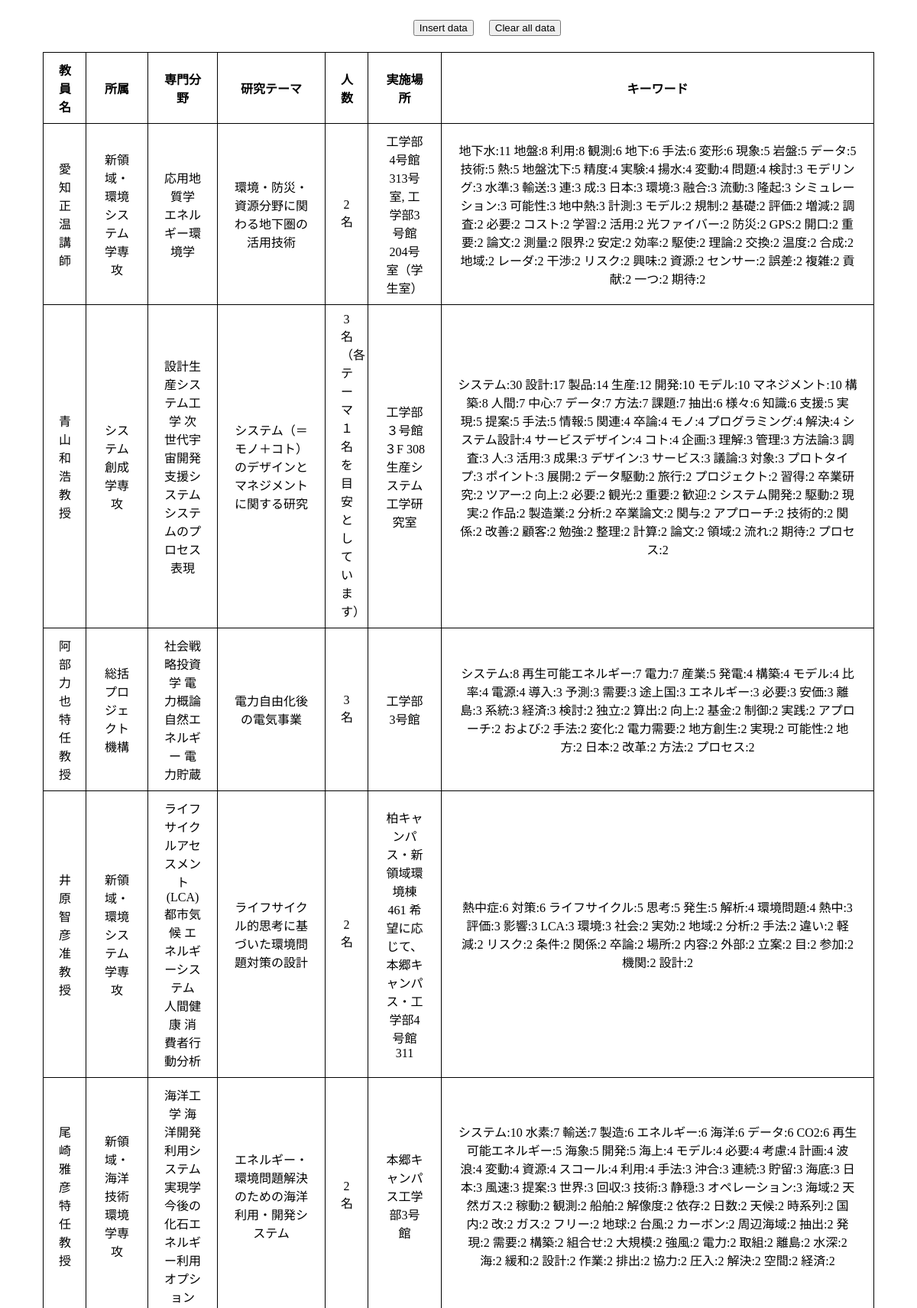
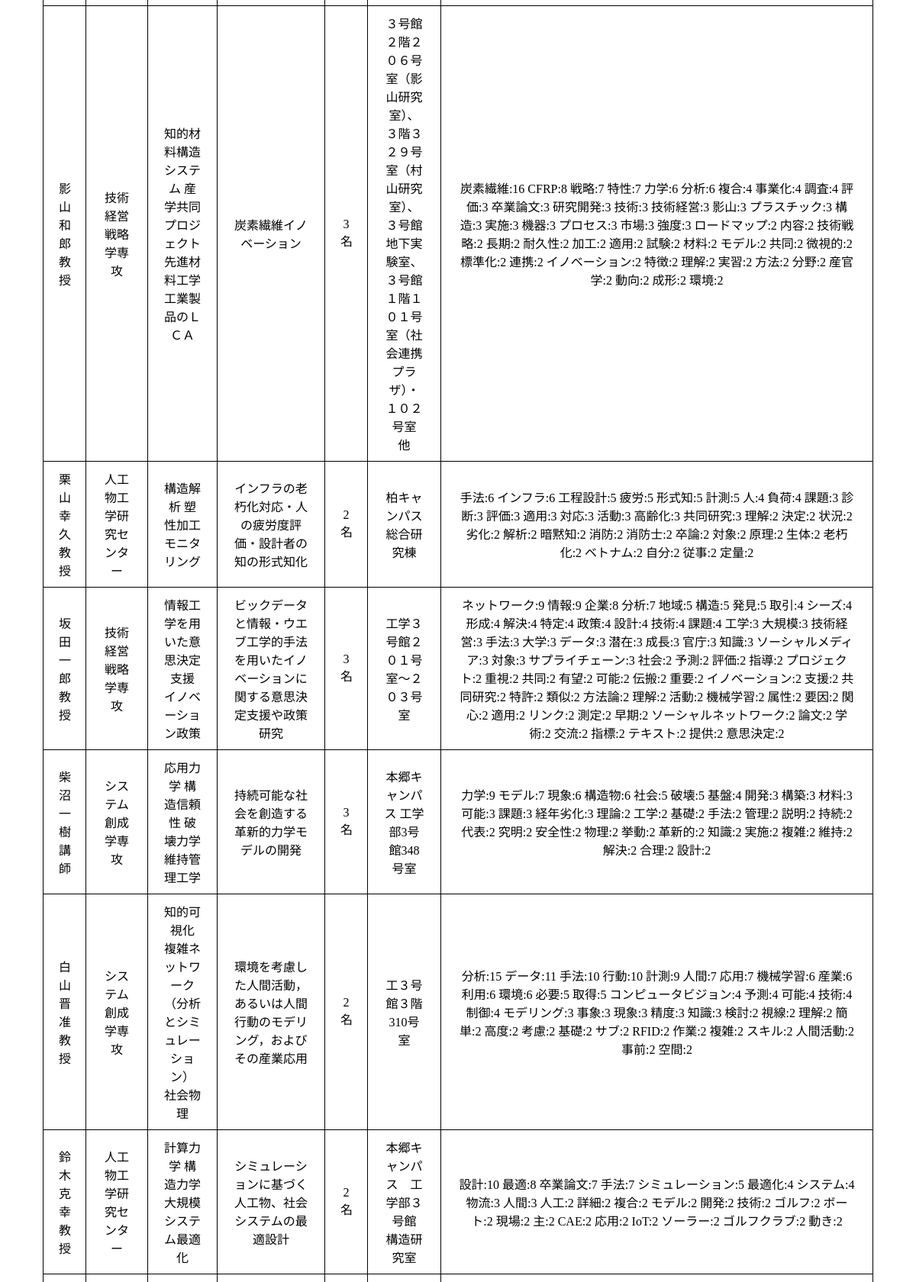
The app's page /db (upper part) with its own data (2 pictures, top to bottom).
### tables this page shows
CREATE TABLE teachers(
  id integer primary key autoincrement,
  name text,
  affiliation text, --所属
  specialized_field text, --専門分野
  research_theme text, --研究テーマ
  number_of_people text, --標準受け入れ人数
  place text, --実施場所
  keywords text
);

### main.py (the view)
@app.route("/db")
def db_show():
    cur = g.db.execute('select name, affiliation, specialized_field, research_theme, number_of_people, place, keywords from teachers') # ここ忘れがち．．
    table = [dict(name=row[0], affiliation=row[1], specialized_field=row[2], research_theme=row[3], number_of_people=row[4], place=row[5], keywords=row[6]) for row in cur.fetchall()]
    return render_template('db.html', teachers_table = table)

### main.py (called while the page is built)
def connect_db():
    return sqlite3.connect(app.config['DATABASE'])

@app.before_request
def before_request():
    g.db = connect_db() # g：とりあえず全てを格納する変数．データベースのコネクションやログインしてるユーザ情報など．

@app.teardown_request
def teardown_request(exception):
    db = getattr(g, "db", None)
    if db is not None:
        db.close()

### templates/db.html (shortened to what this page needs)
<!DOCTYPE html>
<html lang="ja">
<head>
    <link rel="stylesheet" href="{{ url_for('static', filename='db.css') }}">
</head>
<body>
    <br>
    <form action="{{ url_for('db_insert') }}" method="post" id = "insert">
        <input type="submit" value="Insert data">
    </form>
    <form action="{{ url_for('delete') }}" method="post" id="delete">
        <input type="submit" value="Clear all data">
    </form>
    <br>
    <table>
        <tr>
            <th width="15">教員名</th>
            <th width="40">所属</th>
            <th width="50">専門分野</th>
            <th width="100">研究テーマ</th>
            <th width="15">人数</th>
            <th width="55">実施場所</th>
            <th id = "keywords" width="525">キーワード</th>
    　   </tr>
        {% for row in teachers_table %}
        <tr>
            <td>{{ row.name }}</td>
            <td>{{ row.affiliation }}</td>
            <td>{{ row.specialized_field }}</td>
            <td>{{ row.research_theme }}</td>
            <td>{{ row.number_of_people }}</td>
            <td>{{ row.place }}</td>
            <td>{{ row.keywords }}</td>
        <tr>
        {% endfor %}
    </table>
    <br>
    <br>
    <br>
    <br>
    <br>
</body>
</html>

### static/db.css (style rules this page uses)
body { text-align: center; background-position: center center; }
table { border-collapse:collapse; width:800px; table-layout: fixed; margin: auto; text-align: center justify; }
table, th, td { border: 1px solid black; padding: 10px 20px; }
#insert { float:left; margin-left:45%; }
#delete { float:left; margin-left:20px; }

### records on screen
teachers: name "愛知 正温 講師", affiliation "新領域・環境システム学専攻", specialized_field "応用地質学 エネルギー環境学", research_theme "環境・防災・資源分野に関わる地下圏の活用技術", number_of_people "2名", place "工学部4号館313号室, 工学部3号館204号室（学生室）", keywords "地下水:11 地盤:8 利用:8 観測:6 地下:6 手法:6 変形:6 現象:5 岩盤:5 データ:5 技術:5 熱:5 地盤沈下:5 精度:4 実験:4 揚水:4 変動:4 問題:4 検討:3 モデリング:3 水準:3 輸送:3 連:3 成:3 日本:3 環境:3 融合:3 流動:3 隆起:3 シミュレーション:3 可能性:3 地中熱:3 計測:3 モデル:2 規制:2 基礎:2 評価:2 増減:2 調査:2 必要:2 コスト:2 学習:2 活用:2 光ファイバー:2 防災:2 GPS:2 開口:2 重要:2 論文:2 測量:2 限界:2 安定:2 効率:2 駆使:2 理論:2 交換:2 温度:2 合成:2 地域:2 レーダ:2 干渉:2 リスク:2 興味:2 資源:2 センサー:2 誤差:2 複雑:2 貢献:2 一つ:2 期待:2"
teachers: name "青山 和浩 教授", affiliation "システム創成学専攻", specialized_field "設計生産システム工学 次世代宇宙開発支援システム システムのプロセス表現", research_theme "システム（＝モノ＋コト）のデザインとマネジメントに関する研究", number_of_people "3名（各テーマ１名を目安としています）", place "工学部３号館３F 308 生産システム工学研究室", keywords "システム:30 設計:17 製品:14 生産:12 開発:10 モデル:10 マネジメント:10 構築:8 人間:7 中心:7 データ:7 方法:7 課題:7 抽出:6 様々:6 知識:6 支援:5 実現:5 提案:5 手法:5 情報:5 関連:4 卒論:4 モノ:4 プログラミング:4 解決:4 システム設計:4 サービスデザイン:4 コト:4 企画:3 理解:3 管理:3 方法論:3 調査:3 人:3 活用:3 成果:3 デザイン:3 サービス:3 議論:3 対象:3 プロトタイプ:3 ポイント:3 展開:2 データ駆動:2 旅行:2 プロジェクト:2 習得:2 卒業研究:2 ツアー:2 向上:2 必要:2 観光:2 重要:2 歓迎:2 システム開発:2 駆動:2 現実:2 作品:2 製造業:2 分析:2 卒業論文:2 関与:2 アプローチ:2 技術的:2 関係:2 改善:2 顧客:2 勉強:2 整理:2 計算:2 論文:2 領域:2 流れ:2 期待:2 プロセス:2"
teachers: name "阿部 力也 特任教授", affiliation "総括プロジェクト機構", specialized_field "社会戦略投資学 電力概論 自然エネルギー 電力貯蔵", research_theme "電力自由化後の電気事業", number_of_people "3名", place "工学部3号館", keywords "システム:8 再生可能エネルギー:7 電力:7 産業:5 発電:4 構築:4 モデル:4 比率:4 電源:4 導入:3 予測:3 需要:3 途上国:3 エネルギー:3 必要:3 安価:3 離島:3 系統:3 経済:3 検討:2 独立:2 算出:2 向上:2 基金:2 制御:2 実践:2 アプローチ:2 および:2 手法:2 変化:2 電力需要:2 地方創生:2 実現:2 可能性:2 地方:2 日本:2 改革:2 方法:2 プロセス:2"
teachers: name "井原 智彦 准教授", affiliation "新領域・環境システム学専攻", specialized_field "ライフサイクルアセスメント(LCA) 都市気候 エネルギーシステム 人間健康 消費者行動分析", research_theme "ライフサイクル的思考に基づいた環境問題対策の設計", number_of_people "2名", place "柏キャンパス・新領域環境棟461 希望に応じて、本郷キャンパス・工学部4号館311", keywords "熱中症:6 対策:6 ライフサイクル:5 思考:5 発生:5 解析:4 環境問題:4 熱中:3 評価:3 影響:3 LCA:3 環境:3 社会:2 実効:2 地域:2 分析:2 手法:2 違い:2 軽減:2 リスク:2 条件:2 関係:2 卒論:2 場所:2 内容:2 外部:2 立案:2 目:2 参加:2 機関:2 設計:2"
teachers: name "尾崎 雅彦 特任教授", affiliation "新領域・海洋技術環境学専攻", specialized_field "海洋工学 海洋開発利用システム実現学 今後の化石エネルギー利用オプション", research_theme "エネルギー・環境問題解決のための海洋利用・開発システム", number_of_people "2名", place "本郷キャンパス工学部3号館", keywords "システム:10 水素:7 輸送:7 製造:6 エネルギー:6 海洋:6 データ:6 CO2:6 再生可能エネルギー:5 海象:5 開発:5 海上:4 モデル:4 必要:4 考慮:4 計画:4 波浪:4 変動:4 資源:4 スコール:4 利用:4 手法:3 沖合:3 連続:3 貯留:3 海底:3 日本:3 風速:3 提案:3 世界:3 回収:3 技術:3 静穏:3 オペレーション:3 海域:2 天然ガス:2 稼動:2 観測:2 船舶:2 解像度:2 依存:2 日数:2 天候:2 時系列:2 国内:2 改:2 ガス:2 フリー:2 地球:2 台風:2 カーボン:2 周辺海域:2 抽出:2 発現:2 需要:2 構築:2 組合せ:2 大規模:2 強風:2 電力:2 取組:2 離島:2 水深:2 海:2 緩和:2 設計:2 作業:2 排出:2 協力:2 圧入:2 解決:2 空間:2 経済:2"
teachers: name "影山 和郎 教授", affiliation "技術経営戦略学専攻", specialized_field "知的材料構造システム 産学共同プロジェクト 先進材料工学 工業製品のＬＣＡ", research_theme "炭素繊維イノベーション", number_of_people "3名", place "３号館２階２０６号室（影山研究室）、３階３２９号室（村山研究室）、３号館地下実験室、３号館１階１０１号室（社会連携プラザ）・１０２号室 他", keywords "炭素繊維:16 CFRP:8 戦略:7 特性:7 力学:6 分析:6 複合:4 事業化:4 調査:4 評価:3 卒業論文:3 研究開発:3 技術:3 技術経営:3 影山:3 プラスチック:3 構造:3 実施:3 機器:3 プロセス:3 市場:3 強度:3 ロードマップ:2 内容:2 技術戦略:2 長期:2 耐久性:2 加工:2 適用:2 試験:2 材料:2 モデル:2 共同:2 微視的:2 標準化:2 連携:2 イノベーション:2 特徴:2 理解:2 実習:2 方法:2 分野:2 産官学:2 動向:2 成形:2 環境:2"
teachers: name "栗山 幸久 教授", affiliation "人工物工学研究センター", specialized_field "構造解析 塑性加工 モニタリング", research_theme "インフラの老朽化対応・人の疲労度評価・設計者の知の形式知化", number_of_people "2名", place "柏キャンパス 総合研究棟", keywords "手法:6 インフラ:6 工程設計:5 疲労:5 形式知:5 計測:5 人:4 負荷:4 課題:3 診断:3 評価:3 適用:3 対応:3 活動:3 高齢化:3 共同研究:3 理解:2 決定:2 状況:2 劣化:2 解析:2 暗黙知:2 消防:2 消防士:2 卒論:2 対象:2 原理:2 生体:2 老朽化:2 ベトナム:2 自分:2 従事:2 定量:2"
teachers: name "坂田 一郎 教授", affiliation "技術経営戦略学専攻", specialized_field "情報工学を用いた意思決定支援 イノベーション政策", research_theme "ビックデータと情報・ウエブ工学的手法を用いたイノベーションに関する意思決定支援や政策研究", number_of_people "3名", place "工学３号館２０１号室～２０３号室", keywords "ネットワーク:9 情報:9 企業:8 分析:7 地域:5 構造:5 発見:5 取引:4 シーズ:4 形成:4 解決:4 特定:4 政策:4 設計:4 技術:4 課題:4 工学:3 大規模:3 技術経営:3 手法:3 大学:3 データ:3 潜在:3 成長:3 官庁:3 知識:3 ソーシャルメディア:3 対象:3 サプライチェーン:3 社会:2 予測:2 評価:2 指導:2 プロジェクト:2 重視:2 共同:2 有望:2 可能:2 伝搬:2 重要:2 イノベーション:2 支援:2 共同研究:2 特許:2 類似:2 方法論:2 理解:2 活動:2 機械学習:2 属性:2 要因:2 関心:2 適用:2 リンク:2 測定:2 早期:2 ソーシャルネットワーク:2 論文:2 学術:2 交流:2 指標:2 テキスト:2 提供:2 意思決定:2"
teachers: name "柴沼 一樹 講師", affiliation "システム創成学専攻", specialized_field "応用力学 構造信頼性 破壊力学 維持管理工学", research_theme "持続可能な社会を創造する革新的力学モデルの開発", number_of_people "3名", place "本郷キャンパス 工学部3号館348号室", keywords "力学:9 モデル:7 現象:6 構造物:6 社会:5 破壊:5 基盤:4 開発:3 構築:3 材料:3 可能:3 課題:3 経年劣化:3 理論:2 工学:2 基礎:2 手法:2 管理:2 説明:2 持続:2 代表:2 究明:2 安全性:2 物理:2 挙動:2 革新的:2 知識:2 実施:2 複雑:2 維持:2 解決:2 合理:2 設計:2"
teachers: name "白山 晋 准教授", affiliation "システム創成学専攻", specialized_field "知的可視化 複雑ネットワーク（分析とシミュレーション） 社会物理", research_theme "環境を考慮した人間活動，あるいは人間行動のモデリング，およびその産業応用", number_of_people "2名", place "工３号館３階310号室", keywords "分析:15 データ:11 手法:10 行動:10 計測:9 人間:7 応用:7 機械学習:6 産業:6 利用:6 環境:6 必要:5 取得:5 コンピュータビジョン:4 予測:4 可能:4 技術:4 制御:4 モデリング:3 事象:3 現象:3 精度:3 知識:3 検討:2 視線:2 理解:2 簡単:2 高度:2 考慮:2 基礎:2 サブ:2 RFID:2 作業:2 複雑:2 スキル:2 人間活動:2 事前:2 空間:2"
teachers: name "鈴木 克幸 教授", affiliation "人工物工学研究センター", specialized_field "計算力学 構造力学 大規模システム最適化", research_theme "シミュレーションに基づく人工物、社会システムの最適設計", number_of_people "2名", place "本郷キャンパス 工学部３号館 構造研究室", keywords "設計:10 最適:8 卒業論文:7 手法:7 シミュレーション:5 最適化:4 システム:4 物流:3 人間:3 人工:2 詳細:2 複合:2 モデル:2 開発:2 技術:2 ゴルフ:2 ボート:2 現場:2 主:2 CAE:2 応用:2 IoT:2 ソーラー:2 ゴルフクラブ:2 動き:2"
